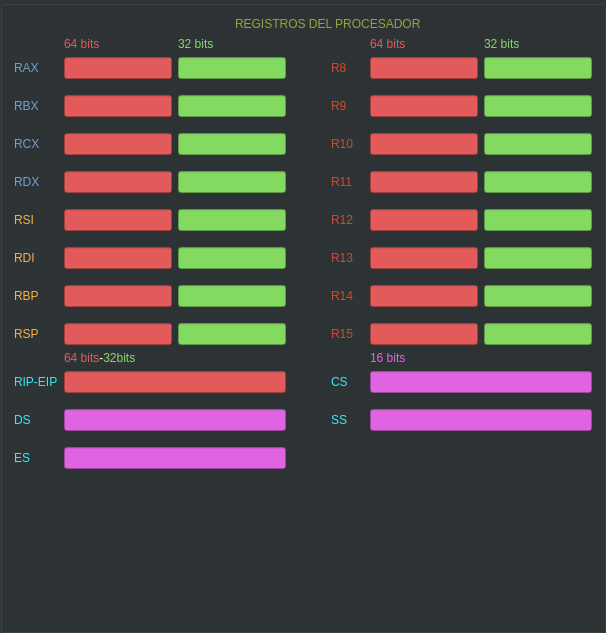
               <widget class="QGroupBox" name="groupBox_5">
                <property name="styleSheet">
                 <string notr="true">
background-color: rgb(46, 52, 54);
</string>
                </property>
                <property name="title">
                 <string/>
                </property>
                <layout class="QGridLayout" name="gridLayout_2">
                 <item row="14" column="1">
                  <widget class="QLineEdit" name="regRdi">
                   <property name="styleSheet">
                    <string notr="true">background-color: rgb(227, 90, 90);</string>
                   </property>
                   <property name="text">
                    <string/>
                   </property>
                  </widget>
                 </item>
                 <item row="24" column="1">
                  <spacer name="verticalSpacer_9">
                   <property name="orientation">
                    <enum>Qt::Vertical</enum>
                   </property>
                   <property name="sizeType">
                    <enum>QSizePolicy::Preferred</enum>
                   </property>
                   <property name="sizeHint" stdset="0">
                    <size>
                     <width>20</width>
                     <height>10</height>
                    </size>
                   </property>
                  </spacer>
                 </item>
                 <item row="10" column="1">
                  <widget class="QLineEdit" name="regRdx">
                   <property name="styleSheet">
                    <string notr="true">background-color: rgb(227, 90, 90);</string>
                   </property>
                   <property name="text">
                    <string/>
                   </property>
                  </widget>
                 </item>
                 <item row="12" column="0">
                  <widget class="QLabel" name="label_83">
                   <property name="text">
                    <string>&lt;html&gt;&lt;head/&gt;&lt;body&gt;&lt;p&gt;&lt;span style=&quot; color:#fcaf3e;&quot;&gt;RSI&lt;/span&gt;&lt;/p&gt;&lt;/body&gt;&lt;/html&gt;</string>
                   </property>
                  </widget>
                 </item>
                 <item row="4" column="5">
                  <widget class="QLabel" name="label_65">
                   <property name="text">
                    <string>&lt;html&gt;&lt;head/&gt;&lt;body&gt;&lt;p&gt;&lt;span style=&quot; color:#d64727;&quot;&gt;R8&lt;/span&gt;&lt;/p&gt;&lt;/body&gt;&lt;/html&gt;</string>
                   </property>
                  </widget>
                 </item>
                 <item row="19" column="1">
                  <widget class="QLineEdit" name="regRsp">
                   <property name="styleSheet">
                    <string notr="true">background-color: rgb(227, 90, 90);</string>
                   </property>
                   <property name="text">
                    <string/>
                   </property>
                  </widget>
                 </item>
                 <item row="2" column="2">
                  <widget class="QLabel" name="label_92">
                   <property name="text">
                    <string>&lt;html&gt;&lt;head/&gt;&lt;body&gt;&lt;p&gt;&lt;span style=&quot; color:#84da60;&quot;&gt;32 bits&lt;/span&gt;&lt;/p&gt;&lt;/body&gt;&lt;/html&gt;</string>
                   </property>
                  </widget>
                 </item>
                 <item row="20" column="6">
                  <widget class="QLabel" name="label_117">
                   <property name="text">
                    <string>&lt;html&gt;&lt;head/&gt;&lt;body&gt;&lt;p&gt;&lt;span style=&quot; color:#e064e2;&quot;&gt;16 bits&lt;/span&gt;&lt;/p&gt;&lt;/body&gt;&lt;/html&gt;</string>
                   </property>
                  </widget>
                 </item>
                 <item row="14" column="6" colspan="2">
                  <widget class="QLineEdit" name="regR13">
                   <property name="styleSheet">
                    <string notr="true">background-color: rgb(227, 90, 90);</string>
                   </property>
                   <property name="text">
                    <string/>
                   </property>
                  </widget>
                 </item>
                 <item row="14" column="5">
                  <widget class="QLabel" name="label_105">
                   <property name="text">
                    <string>&lt;html&gt;&lt;head/&gt;&lt;body&gt;&lt;p&gt;&lt;span style=&quot; color:#d64727;&quot;&gt;R13&lt;/span&gt;&lt;/p&gt;&lt;/body&gt;&lt;/html&gt;</string>
                   </property>
                  </widget>
                 </item>
                 <item row="12" column="8">
                  <widget class="QLineEdit" name="regR12_2">
                   <property name="styleSheet">
                    <string notr="true">background-color: rgb(132, 218, 96);</string>
                   </property>
                   <property name="text">
                    <string/>
                   </property>
                  </widget>
                 </item>
                 <item row="8" column="6" colspan="2">
                  <widget class="QLineEdit" name="regR10">
                   <property name="styleSheet">
                    <string notr="true">background-color: rgb(227, 90, 90);</string>
                   </property>
                   <property name="text">
                    <string/>
                   </property>
                  </widget>
                 </item>
                 <item row="11" column="1">
                  <spacer name="verticalSpacer_4">
                   <property name="orientation">
                    <enum>Qt::Vertical</enum>
                   </property>
                   <property name="sizeType">
                    <enum>QSizePolicy::Preferred</enum>
                   </property>
                   <property name="sizeHint" stdset="0">
                    <size>
                     <width>20</width>
                     <height>10</height>
                    </size>
                   </property>
                  </spacer>
                 </item>
                 <item row="4" column="1">
                  <widget class="QLineEdit" name="regRax">
                   <property name="toolTip">
                    <string>&lt;html&gt;&lt;head/&gt;&lt;body&gt;&lt;p&gt;&lt;span style=&quot; color:#ffffff;&quot;&gt;&lt;br/&gt;&lt;/span&gt;&lt;/p&gt;&lt;/body&gt;&lt;/html&gt;</string>
                   </property>
                   <property name="styleSheet">
                    <string notr="true">background-color: rgb(227, 90, 90);</string>
                   </property>
                   <property name="text">
                    <string/>
                   </property>
                  </widget>
                 </item>
                 <item row="6" column="0">
                  <widget class="QLabel" name="label_97">
                   <property name="text">
                    <string>&lt;html&gt;&lt;head/&gt;&lt;body&gt;&lt;p&gt;&lt;span style=&quot; color:#729fcf;&quot;&gt;RBX&lt;/span&gt;&lt;/p&gt;&lt;/body&gt;&lt;/html&gt;</string>
                   </property>
                  </widget>
                 </item>
                 <item row="8" column="1">
                  <widget class="QLineEdit" name="regRcx">
                   <property name="styleSheet">
                    <string notr="true">background-color: rgb(227, 90, 90);</string>
                   </property>
                   <property name="text">
                    <string/>
                   </property>
                  </widget>
                 </item>
                 <item row="12" column="1">
                  <widget class="QLineEdit" name="regRsi">
                   <property name="styleSheet">
                    <string notr="true">background-color: rgb(227, 90, 90);</string>
                   </property>
                   <property name="text">
                    <string/>
                   </property>
                  </widget>
                 </item>
                 <item row="6" column="5">
                  <widget class="QLabel" name="label_91">
                   <property name="text">
                    <string>&lt;html&gt;&lt;head/&gt;&lt;body&gt;&lt;p&gt;&lt;span style=&quot; color:#d64727;&quot;&gt;R9&lt;/span&gt;&lt;/p&gt;&lt;/body&gt;&lt;/html&gt;</string>
                   </property>
                  </widget>
                 </item>
                 <item row="4" column="2" colspan="2">
                  <widget class="QLineEdit" name="regRax_2">
                   <property name="styleSheet">
                    <string notr="true">background-color: rgb(132, 218, 96);</string>
                   </property>
                  </widget>
                 </item>
                 <item row="8" column="0">
                  <widget class="QLabel" name="label_115">
                   <property name="text">
                    <string>&lt;html&gt;&lt;head/&gt;&lt;body&gt;&lt;p&gt;&lt;span style=&quot; color:#729fcf;&quot;&gt;RCX&lt;/span&gt;&lt;/p&gt;&lt;/body&gt;&lt;/html&gt;</string>
                   </property>
                  </widget>
                 </item>
                 <item row="21" column="5">
                  <widget class="QLabel" name="label_80">
                   <property name="text">
                    <string>&lt;html&gt;&lt;head/&gt;&lt;body&gt;&lt;p&gt;&lt;span style=&quot; color:#2ceef4;&quot;&gt;CS&lt;/span&gt;&lt;/p&gt;&lt;/body&gt;&lt;/html&gt;</string>
                   </property>
                  </widget>
                 </item>
                 <item row="10" column="6" colspan="2">
                  <widget class="QLineEdit" name="regR11">
                   <property name="styleSheet">
                    <string notr="true">background-color: rgb(227, 90, 90);</string>
                   </property>
                   <property name="text">
                    <string/>
                   </property>
                  </widget>
                 </item>
                 <item row="14" column="0">
                  <widget class="QLabel" name="label_76">
                   <property name="text">
                    <string>&lt;html&gt;&lt;head/&gt;&lt;body&gt;&lt;p&gt;&lt;span style=&quot; color:#fcaf3e;&quot;&gt;RDI&lt;/span&gt;&lt;/p&gt;&lt;/body&gt;&lt;/html&gt;</string>
                   </property>
                  </widget>
                 </item>
                 <item row="14" column="8">
                  <widget class="QLineEdit" name="regR13_2">
                   <property name="styleSheet">
                    <string notr="true">background-color: rgb(132, 218, 96);</string>
                   </property>
                   <property name="text">
                    <string/>
                   </property>
                  </widget>
                 </item>
                 <item row="17" column="0">
                  <widget class="QLabel" name="label_70">
                   <property name="text">
                    <string>&lt;html&gt;&lt;head/&gt;&lt;body&gt;&lt;p&gt;&lt;span style=&quot; color:#fcaf3e;&quot;&gt;RBP&lt;/span&gt;&lt;/p&gt;&lt;/body&gt;&lt;/html&gt;</string>
                   </property>
                  </widget>
                 </item>
                 <item row="10" column="5">
                  <widget class="QLabel" name="label_101">
                   <property name="text">
                    <string>&lt;html&gt;&lt;head/&gt;&lt;body&gt;&lt;p&gt;&lt;span style=&quot; color:#d64727;&quot;&gt;R11&lt;/span&gt;&lt;/p&gt;&lt;/body&gt;&lt;/html&gt;</string>
                   </property>
                  </widget>
                 </item>
                 <item row="19" column="8">
                  <widget class="QLineEdit" name="regR15_2">
                   <property name="styleSheet">
                    <string notr="true">background-color: rgb(132, 218, 96);</string>
                   </property>
                   <property name="text">
                    <string/>
                   </property>
                  </widget>
                 </item>
                 <item row="4" column="0">
                  <widget class="QLabel" name="label_98">
                   <property name="text">
                    <string>&lt;html&gt;&lt;head/&gt;&lt;body&gt;&lt;p&gt;&lt;span style=&quot; color:#729fcf;&quot;&gt;RAX&lt;/span&gt;&lt;/p&gt;&lt;/body&gt;&lt;/html&gt;</string>
                   </property>
                  </widget>
                 </item>
                 <item row="12" column="2" colspan="2">
                  <widget class="QLineEdit" name="regRsi_2">
                   <property name="styleSheet">
                    <string notr="true">background-color: rgb(132, 218, 96);</string>
                   </property>
                  </widget>
                 </item>
                 <item row="15" column="1">
                  <spacer name="verticalSpacer_6">
                   <property name="orientation">
                    <enum>Qt::Vertical</enum>
                   </property>
                   <property name="sizeType">
                    <enum>QSizePolicy::Preferred</enum>
                   </property>
                   <property name="sizeHint" stdset="0">
                    <size>
                     <width>20</width>
                     <height>10</height>
                    </size>
                   </property>
                  </spacer>
                 </item>
                 <item row="23" column="1" colspan="3">
                  <widget class="QLineEdit" name="regDs">
                   <property name="styleSheet">
                    <string notr="true">background-color: rgb(224, 100, 226);</string>
                   </property>
                   <property name="text">
                    <string/>
                   </property>
                  </widget>
                 </item>
                 <item row="26" column="1">
                  <spacer name="verticalSpacer_10">
                   <property name="orientation">
                    <enum>Qt::Vertical</enum>
                   </property>
                   <property name="sizeType">
                    <enum>QSizePolicy::Preferred</enum>
                   </property>
                   <property name="sizeHint" stdset="0">
                    <size>
                     <width>20</width>
                     <height>150</height>
                    </size>
                   </property>
                  </spacer>
                 </item>
                 <item row="21" column="1" colspan="3">
                  <widget class="QLineEdit" name="regRip">
                   <property name="styleSheet">
                    <string notr="true">background-color: rgb(227, 90, 90);</string>
                   </property>
                   <property name="text">
                    <string/>
                   </property>
                  </widget>
                 </item>
                 <item row="10" column="8">
                  <widget class="QLineEdit" name="regR11_2">
                   <property name="styleSheet">
                    <string notr="true">background-color: rgb(132, 218, 96);</string>
                   </property>
                   <property name="text">
                    <string/>
                   </property>
                  </widget>
                 </item>
                 <item row="12" column="6" colspan="2">
                  <widget class="QLineEdit" name="regR12">
                   <property name="styleSheet">
                    <string notr="true">background-color: rgb(227, 90, 90);</string>
                   </property>
                   <property name="text">
                    <string/>
                   </property>
                  </widget>
                 </item>
                 <item row="18" column="1">
                  <spacer name="verticalSpacer_7">
                   <property name="orientation">
                    <enum>Qt::Vertical</enum>
                   </property>
                   <property name="sizeType">
                    <enum>QSizePolicy::Preferred</enum>
                   </property>
                   <property name="sizeHint" stdset="0">
                    <size>
                     <width>20</width>
                     <height>10</height>
                    </size>
                   </property>
                  </spacer>
                 </item>
                 <item row="17" column="5">
                  <widget class="QLabel" name="label_112">
                   <property name="text">
                    <string>&lt;html&gt;&lt;head/&gt;&lt;body&gt;&lt;p&gt;&lt;span style=&quot; color:#d64727;&quot;&gt;R14&lt;/span&gt;&lt;/p&gt;&lt;/body&gt;&lt;/html&gt;</string>
                   </property>
                  </widget>
                 </item>
                 <item row="17" column="8">
                  <widget class="QLineEdit" name="regR14_2">
                   <property name="styleSheet">
                    <string notr="true">background-color: rgb(132, 218, 96);</string>
                   </property>
                   <property name="text">
                    <string/>
                   </property>
                  </widget>
                 </item>
                 <item row="10" column="2" colspan="2">
                  <widget class="QLineEdit" name="regRdx_2">
                   <property name="styleSheet">
                    <string notr="true">background-color: rgb(132, 218, 96);</string>
                   </property>
                  </widget>
                 </item>
                 <item row="6" column="6" colspan="2">
                  <widget class="QLineEdit" name="regR9">
                   <property name="styleSheet">
                    <string notr="true">background-color: rgb(227, 90, 90);</string>
                   </property>
                   <property name="text">
                    <string/>
                   </property>
                  </widget>
                 </item>
                 <item row="8" column="5">
                  <widget class="QLabel" name="label_106">
                   <property name="text">
                    <string>&lt;html&gt;&lt;head/&gt;&lt;body&gt;&lt;p&gt;&lt;span style=&quot; color:#d64727;&quot;&gt;R10&lt;/span&gt;&lt;/p&gt;&lt;/body&gt;&lt;/html&gt;</string>
                   </property>
                  </widget>
                 </item>
                 <item row="19" column="4">
                  <spacer name="horizontalSpacer_2">
                   <property name="orientation">
                    <enum>Qt::Horizontal</enum>
                   </property>
                   <property name="sizeType">
                    <enum>QSizePolicy::Preferred</enum>
                   </property>
                   <property name="sizeHint" stdset="0">
                    <size>
                     <width>2</width>
                     <height>20</height>
                    </size>
                   </property>
                  </spacer>
                 </item>
                 <item row="7" column="1">
                  <spacer name="verticalSpacer_2">
                   <property name="orientation">
                    <enum>Qt::Vertical</enum>
                   </property>
                   <property name="sizeType">
                    <enum>QSizePolicy::Preferred</enum>
                   </property>
                   <property name="sizeHint" stdset="0">
                    <size>
                     <width>20</width>
                     <height>10</height>
                    </size>
                   </property>
                  </spacer>
                 </item>
                 <item row="8" column="8">
                  <widget class="QLineEdit" name="regR10_2">
                   <property name="styleSheet">
                    <string notr="true">background-color: rgb(132, 218, 96);</string>
                   </property>
                   <property name="text">
                    <string/>
                   </property>
                  </widget>
                 </item>
                 <item row="2" column="6">
                  <widget class="QLabel" name="label_75">
                   <property name="text">
                    <string>&lt;html&gt;&lt;head/&gt;&lt;body&gt;&lt;p&gt;&lt;span style=&quot; color:#e35a5a;&quot;&gt;64 bits&lt;/span&gt;&lt;/p&gt;&lt;/body&gt;&lt;/html&gt;</string>
                   </property>
                  </widget>
                 </item>
                 <item row="19" column="6" colspan="2">
                  <widget class="QLineEdit" name="regR15">
                   <property name="styleSheet">
                    <string notr="true">background-color: rgb(227, 90, 90);</string>
                   </property>
                   <property name="text">
                    <string/>
                   </property>
                  </widget>
                 </item>
                 <item row="2" column="1">
                  <widget class="QLabel" name="label_108">
                   <property name="text">
                    <string>&lt;html&gt;&lt;head/&gt;&lt;body&gt;&lt;p&gt;&lt;span style=&quot; color:#e35a5a;&quot;&gt;64 bits&lt;/span&gt;&lt;/p&gt;&lt;/body&gt;&lt;/html&gt;</string>
                   </property>
                  </widget>
                 </item>
                 <item row="14" column="2" colspan="2">
                  <widget class="QLineEdit" name="regRdi_2">
                   <property name="styleSheet">
                    <string notr="true">background-color: rgb(132, 218, 96);</string>
                   </property>
                  </widget>
                 </item>
                 <item row="21" column="0">
                  <widget class="QLabel" name="label_81">
                   <property name="text">
                    <string>&lt;html&gt;&lt;head/&gt;&lt;body&gt;&lt;p&gt;&lt;span style=&quot; color:#2ceef4;&quot;&gt;RIP-EIP&lt;/span&gt;&lt;/p&gt;&lt;/body&gt;&lt;/html&gt;</string>
                   </property>
                  </widget>
                 </item>
                 <item row="19" column="5">
                  <widget class="QLabel" name="label_104">
                   <property name="text">
                    <string>&lt;html&gt;&lt;head/&gt;&lt;body&gt;&lt;p&gt;&lt;span style=&quot; color:#d64727;&quot;&gt;R15&lt;/span&gt;&lt;/p&gt;&lt;/body&gt;&lt;/html&gt;</string>
                   </property>
                  </widget>
                 </item>
                 <item row="19" column="0">
                  <widget class="QLabel" name="label_89">
                   <property name="text">
                    <string>&lt;html&gt;&lt;head/&gt;&lt;body&gt;&lt;p&gt;&lt;span style=&quot; color:#fcaf3e;&quot;&gt;RSP&lt;/span&gt;&lt;/p&gt;&lt;/body&gt;&lt;/html&gt;</string>
                   </property>
                  </widget>
                 </item>
                 <item row="6" column="8">
                  <widget class="QLineEdit" name="regR9_2">
                   <property name="styleSheet">
                    <string notr="true">background-color: rgb(132, 218, 96);</string>
                   </property>
                   <property name="text">
                    <string/>
                   </property>
                  </widget>
                 </item>
                 <item row="5" column="1">
                  <spacer name="verticalSpacer">
                   <property name="orientation">
                    <enum>Qt::Vertical</enum>
                   </property>
                   <property name="sizeType">
                    <enum>QSizePolicy::Preferred</enum>
                   </property>
                   <property name="sizeHint" stdset="0">
                    <size>
                     <width>20</width>
                     <height>10</height>
                    </size>
                   </property>
                  </spacer>
                 </item>
                 <item row="17" column="6" colspan="2">
                  <widget class="QLineEdit" name="regR14">
                   <property name="styleSheet">
                    <string notr="true">background-color: rgb(227, 90, 90);</string>
                   </property>
                   <property name="text">
                    <string/>
                   </property>
                  </widget>
                 </item>
                 <item row="10" column="0">
                  <widget class="QLabel" name="label_79">
                   <property name="text">
                    <string>&lt;html&gt;&lt;head/&gt;&lt;body&gt;&lt;p&gt;&lt;span style=&quot; color:#729fcf;&quot;&gt;RDX&lt;/span&gt;&lt;/p&gt;&lt;/body&gt;&lt;/html&gt;</string>
                   </property>
                  </widget>
                 </item>
                 <item row="22" column="1">
                  <spacer name="verticalSpacer_8">
                   <property name="orientation">
                    <enum>Qt::Vertical</enum>
                   </property>
                   <property name="sizeType">
                    <enum>QSizePolicy::Preferred</enum>
                   </property>
                   <property name="sizeHint" stdset="0">
                    <size>
                     <width>20</width>
                     <height>10</height>
                    </size>
                   </property>
                  </spacer>
                 </item>
                 <item row="0" column="3" colspan="4">
                  <widget class="QLabel" name="label_71">
                   <property name="text">
                    <string>&lt;html&gt;&lt;head/&gt;&lt;body&gt;&lt;p&gt;&lt;span style=&quot; color:#91a541;&quot;&gt;REGISTROS DEL PROCESADOR&lt;/span&gt;&lt;/p&gt;&lt;/body&gt;&lt;/html&gt;</string>
                   </property>
                  </widget>
                 </item>
                 <item row="8" column="2" colspan="2">
                  <widget class="QLineEdit" name="regRcx_2">
                   <property name="styleSheet">
                    <string notr="true">background-color: rgb(132, 218, 96);</string>
                   </property>
                  </widget>
                 </item>
                 <item row="19" column="2" colspan="2">
                  <widget class="QLineEdit" name="regRsp_2">
                   <property name="styleSheet">
                    <string notr="true">background-color: rgb(132, 218, 96);</string>
                   </property>
                  </widget>
                 </item>
                 <item row="4" column="8">
                  <widget class="QLineEdit" name="regR8_2">
                   <property name="styleSheet">
                    <string notr="true">background-color: rgb(132, 218, 96);</string>
                   </property>
                  </widget>
                 </item>
                 <item row="23" column="6" colspan="3">
                  <widget class="QLineEdit" name="regSs">
                   <property name="styleSheet">
                    <string notr="true">background-color: rgb(224, 100, 226);</string>
                   </property>
                   <property name="text">
                    <string/>
                   </property>
                  </widget>
                 </item>
                 <item row="6" column="2" colspan="2">
                  <widget class="QLineEdit" name="regRbx_2">
                   <property name="styleSheet">
                    <string notr="true">background-color: rgb(132, 218, 96);</string>
                   </property>
                  </widget>
                 </item>
                 <item row="2" column="8">
                  <widget class="QLabel" name="label_84">
                   <property name="text">
                    <string>&lt;html&gt;&lt;head/&gt;&lt;body&gt;&lt;p&gt;&lt;span style=&quot; color:#84da60;&quot;&gt;32 bits&lt;/span&gt;&lt;/p&gt;&lt;/body&gt;&lt;/html&gt;</string>
                   </property>
                  </widget>
                 </item>
                 <item row="6" column="1">
                  <widget class="QLineEdit" name="regRbx">
                   <property name="styleSheet">
                    <string notr="true">background-color: rgb(227, 90, 90);</string>
                   </property>
                   <property name="text">
                    <string/>
                   </property>
                  </widget>
                 </item>
                 <item row="20" column="1">
                  <widget class="QLabel" name="label_86">
                   <property name="text">
                    <string>&lt;html&gt;&lt;head/&gt;&lt;body&gt;&lt;p&gt;&lt;span style=&quot; color:#e35a5a;&quot;&gt;64 bits&lt;/span&gt;&lt;span style=&quot; color:#ffffff;&quot;&gt;-&lt;/span&gt;&lt;span style=&quot; color:#84da60;&quot;&gt;32bits&lt;/span&gt;&lt;/p&gt;&lt;/body&gt;&lt;/html&gt;</string>
                   </property>
                  </widget>
                 </item>
                 <item row="25" column="0">
                  <widget class="QLabel" name="label_122">
                   <property name="text">
                    <string>&lt;html&gt;&lt;head/&gt;&lt;body&gt;&lt;p&gt;&lt;span style=&quot; color:#2ceef4;&quot;&gt;ES&lt;/span&gt;&lt;/p&gt;&lt;/body&gt;&lt;/html&gt;</string>
                   </property>
                  </widget>
                 </item>
                 <item row="21" column="6" colspan="3">
                  <widget class="QLineEdit" name="regCs">
                   <property name="styleSheet">
                    <string notr="true">background-color: rgb(224, 100, 226);</string>
                   </property>
                   <property name="text">
                    <string/>
                   </property>
                  </widget>
                 </item>
                 <item row="17" column="2" colspan="2">
                  <widget class="QLineEdit" name="regRbp_2">
                   <property name="styleSheet">
                    <string notr="true">background-color: rgb(132, 218, 96);</string>
                   </property>
                  </widget>
                 </item>
                 <item row="13" column="1">
                  <spacer name="verticalSpacer_5">
                   <property name="orientation">
                    <enum>Qt::Vertical</enum>
                   </property>
                   <property name="sizeType">
                    <enum>QSizePolicy::Preferred</enum>
                   </property>
                   <property name="sizeHint" stdset="0">
                    <size>
                     <width>20</width>
                     <height>10</height>
                    </size>
                   </property>
                  </spacer>
                 </item>
                 <item row="4" column="6" colspan="2">
                  <widget class="QLineEdit" name="regR8">
                   <property name="styleSheet">
                    <string notr="true">background-color: rgb(227, 90, 90);</string>
                   </property>
                  </widget>
                 </item>
                 <item row="17" column="1">
                  <widget class="QLineEdit" name="regRbp">
                   <property name="styleSheet">
                    <string notr="true">background-color: rgb(227, 90, 90);</string>
                   </property>
                   <property name="text">
                    <string/>
                   </property>
                  </widget>
                 </item>
                 <item row="23" column="0">
                  <widget class="QLabel" name="label_107">
                   <property name="text">
                    <string>&lt;html&gt;&lt;head/&gt;&lt;body&gt;&lt;p&gt;&lt;span style=&quot; color:#2ceef4;&quot;&gt;DS&lt;/span&gt;&lt;/p&gt;&lt;/body&gt;&lt;/html&gt;</string>
                   </property>
                  </widget>
                 </item>
                 <item row="26" column="7">
                  <spacer name="verticalSpacer_11">
                   <property name="orientation">
                    <enum>Qt::Vertical</enum>
                   </property>
                   <property name="sizeType">
                    <enum>QSizePolicy::Preferred</enum>
                   </property>
                   <property name="sizeHint" stdset="0">
                    <size>
                     <width>20</width>
                     <height>100</height>
                    </size>
                   </property>
                  </spacer>
                 </item>
                 <item row="12" column="5">
                  <widget class="QLabel" name="label_90">
                   <property name="text">
                    <string>&lt;html&gt;&lt;head/&gt;&lt;body&gt;&lt;p&gt;&lt;span style=&quot; color:#d64727;&quot;&gt;R12&lt;/span&gt;&lt;/p&gt;&lt;/body&gt;&lt;/html&gt;</string>
                   </property>
                  </widget>
                 </item>
                 <item row="9" column="1">
                  <spacer name="verticalSpacer_3">
                   <property name="orientation">
                    <enum>Qt::Vertical</enum>
                   </property>
                   <property name="sizeType">
                    <enum>QSizePolicy::Preferred</enum>
                   </property>
                   <property name="sizeHint" stdset="0">
                    <size>
                     <width>20</width>
                     <height>10</height>
                    </size>
                   </property>
                  </spacer>
                 </item>
                 <item row="23" column="5">
                  <widget class="QLabel" name="label_119">
                   <property name="text">
                    <string>&lt;html&gt;&lt;head/&gt;&lt;body&gt;&lt;p&gt;&lt;span style=&quot; color:#2ceef4;&quot;&gt;SS&lt;/span&gt;&lt;/p&gt;&lt;/body&gt;&lt;/html&gt;</string>
                   </property>
                  </widget>
                 </item>
                 <item row="25" column="1" colspan="3">
                  <widget class="QLineEdit" name="regEs">
                   <property name="styleSheet">
                    <string notr="true">background-color: rgb(224, 100, 226);</string>
                   </property>
                   <property name="text">
                    <string/>
                   </property>
                  </widget>
                 </item>
                </layout>
               </widget>
